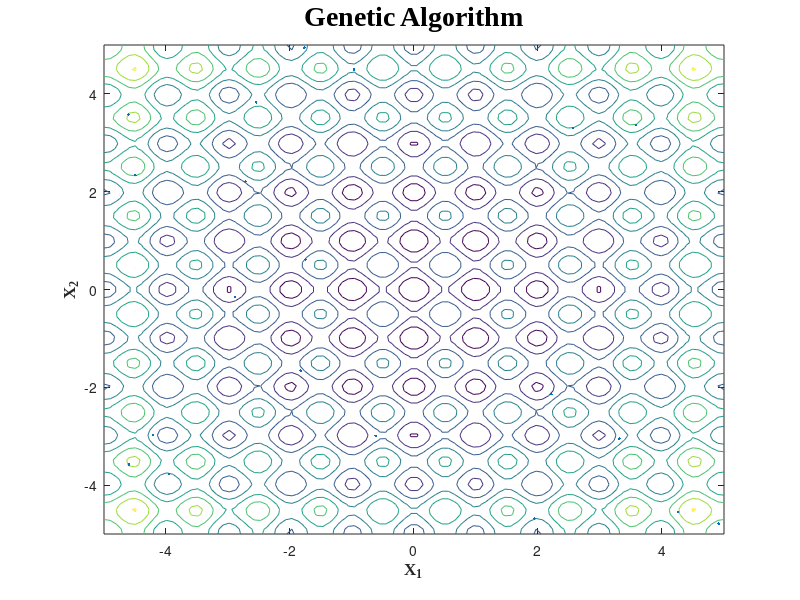

MATLAB code to generate this figure: (Note: this script raises an error after producing the figure.)
%Genetic algorithm
%x1=[-5 5] x2=[-5 5]
%ploting
x1=linspace(-5,5,100);
x2=linspace(-5,5,100);
[X1,X2]=meshgrid(x1,x2);
f = @(x1,x2) 10*2+(x1.^2-10*cos(2*pi*x1))+(x2.^2-10*cos(2*pi*x2));
f(X1,X2);
Z=f(X1,X2);
contour(X1,X2,Z,0:10:90)
title('Genetic Algorithm','FontWeight','bold','FontSize',20,'FontName','Times New Roman');
xlabel('X_1','FontWeight','bold','FontSize',12,'FontName','Times New Roman');
ylabel('X_2','FontWeight','bold','FontSize',12,'FontName','Times New Roman');
hold on
%%%%%%%%%%%%%%%%%%%%%%%%%%%%%%%%%%%%%%%

%initial 10 parents
p=20;%number of parents
ns=10;%number of designs
f=@(x) 10*2+(x(1)^2-10*cos(2*pi*x(1)))+(x(2)^2-10*cos(2*pi*x(2)));
X=[0;0];
i=1;
Fminold=80;
c=80;
Sumf=0;%initial sum of fitness
loop=0;
Frank=[0;0];

%initial X
for (i=1:p)
    X(1,i)=rand(1)*10-5;
    X(2,i)=rand(1)*10-5;
        i=i+1;
        
end
plot(X(1,:),X(2,:),'.')%PLOTING
hold on
X%initial X


while loop<200

   Sumf=0; 
      for (i=1:p)
   F(i)=f(X(:,i));
    Fs(i)=c-F(i);%minimization fitness
    Sumf=Sumf+Fs(i);
    i=i+1;
         end
    

F%value of fx

%rank based selection
    
% end of GA situation
    for (i=1:p)
    rank=p;
            for (j=1:p)
                 if Fs(i)<Fs(j)
                 rank=rank-1;
                 end
            j=j+1;
            end
   Frank(1,i)=rank;
   Frank(2,i)=Fs(i);%Frank is with X
   i=i+1;
    end
%%%%%%%%%%%%%%%%%%%%%%%%%
    



if loop<=180
    r=Fs/Sumf;%5.4.7
else

    for(i=1:p)
r(i)=2*(ns-i+1)/((ns+1)*ns);%5.4.11
    end
end
    
    Ran=rand(1,p);%p random fall


Rf(1)=0;%wheel initialize
for (i=2:p+1)
    Rf(i)=Rf(i-1)+r(i-1);
    i=i+1;
end
%normal parrent choosing
for (i=1:p)
    ii=1;
    while ii<=p
        if Ran(i)<Rf(ii+1)
            Ran1(i)=ii;
            ii=p+5;
        else
        ii=ii+1;
        end
    end
    i=i+1;
end


%special transfer for ranking fitness
%if loop>80%same
for (i=1:p)
    for (j=1:p)
     if Ran1(i)==Frank(1,j)
         Ran1(i)=j;%Ran1 is erased
     end
     j=j+1;
    end
    i=i+1;
end
%end
X=(X+5)*51.1%DEC to BIN
%binary lenth 9 (x+5)*51.1=new x for dec2bin
k=randi([1,8]);%random string length
%mutation
for i=1:p-1
 sq1=Ran1(i);
 sq2=Ran1(i+1);
[C(:,i),C(:,i+1)]=Mute(X(:,sq1),X(:,sq2),k);
i=i+2;
end

%Elitist Strategy

T=[X C];
T=(T/51.1)-5;%back to dec
for i=1:2*p
    for j=i:2*p
        if f(T(:,i))>f(T(:,j))
            TV=T(:,j);
            T(:,j)=T(:,i);
            T(:,i)=TV;
        end
        j=j+1;
    end
    i=i+1;
end

X=T(:,1:p);

for i=1:p
    
i=i+1;
end



plot(X(1,:),X(2,:),'o')%PLOTING
hold on



loop=loop+1;
end

 Fmin=f(X(:,1))%the min f
 X(:,1)
 plot(X(1,2),X(2,2),'*')
 loop






